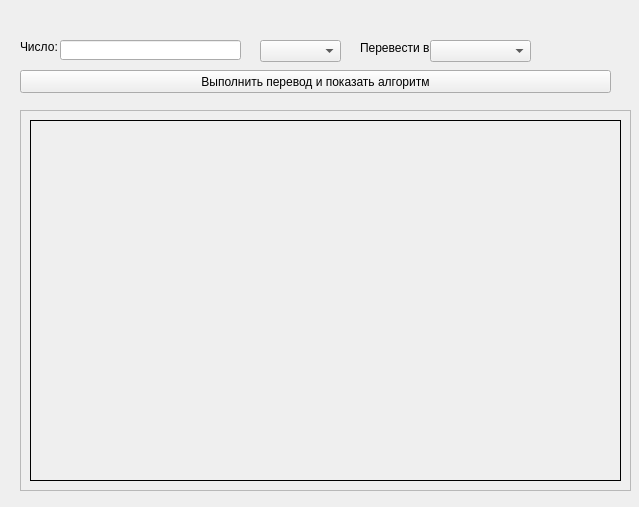
<?xml version="1.0" encoding="UTF-8"?>
<ui version="4.0">
 <class>ModeLearning</class>
 <widget class="QWidget" name="ModeLearning">
  <property name="geometry">
   <rect>
    <x>0</x>
    <y>0</y>
    <width>639</width>
    <height>507</height>
   </rect>
  </property>
  <property name="windowTitle">
   <string>Form</string>
  </property>
  <widget class="QScrollArea" name="scrollArea">
   <property name="geometry">
    <rect>
     <x>20</x>
     <y>110</y>
     <width>611</width>
     <height>381</height>
    </rect>
   </property>
   <property name="widgetResizable">
    <bool>true</bool>
   </property>
   <widget class="QWidget" name="scrollAreaWidgetContents">
    <property name="geometry">
     <rect>
      <x>0</x>
      <y>0</y>
      <width>609</width>
      <height>379</height>
     </rect>
    </property>
    <layout class="QHBoxLayout" name="horizontalLayout">
     <item>
      <widget class="QLabel" name="label_2">
       <property name="styleSheet">
        <string notr="true">border-width: 1px;
border-color: &quot;balck&quot;;
border-style: outset;</string>
       </property>
       <property name="text">
        <string/>
       </property>
       <property name="alignment">
        <set>Qt::AlignLeading|Qt::AlignLeft|Qt::AlignTop</set>
       </property>
      </widget>
     </item>
    </layout>
   </widget>
  </widget>
  <widget class="QLabel" name="label">
   <property name="geometry">
    <rect>
     <x>20</x>
     <y>40</y>
     <width>47</width>
     <height>13</height>
    </rect>
   </property>
   <property name="text">
    <string>Число:</string>
   </property>
  </widget>
  <widget class="QLineEdit" name="numberLineEdit">
   <property name="geometry">
    <rect>
     <x>60</x>
     <y>40</y>
     <width>181</width>
     <height>20</height>
    </rect>
   </property>
  </widget>
  <widget class="QComboBox" name="numberSystemFromCmbx">
   <property name="geometry">
    <rect>
     <x>260</x>
     <y>40</y>
     <width>81</width>
     <height>22</height>
    </rect>
   </property>
  </widget>
  <widget class="QLabel" name="label_3">
   <property name="geometry">
    <rect>
     <x>360</x>
     <y>40</y>
     <width>81</width>
     <height>16</height>
    </rect>
   </property>
   <property name="text">
    <string>Перевести в:</string>
   </property>
  </widget>
  <widget class="QComboBox" name="numberSystemToCmbx">
   <property name="geometry">
    <rect>
     <x>430</x>
     <y>40</y>
     <width>101</width>
     <height>22</height>
    </rect>
   </property>
  </widget>
  <widget class="QPushButton" name="translateBtn">
   <property name="geometry">
    <rect>
     <x>20</x>
     <y>70</y>
     <width>591</width>
     <height>23</height>
    </rect>
   </property>
   <property name="text">
    <string>Выполнить перевод и показать алгоритм</string>
   </property>
  </widget>
 </widget>
 <resources/>
 <connections/>
</ui>
